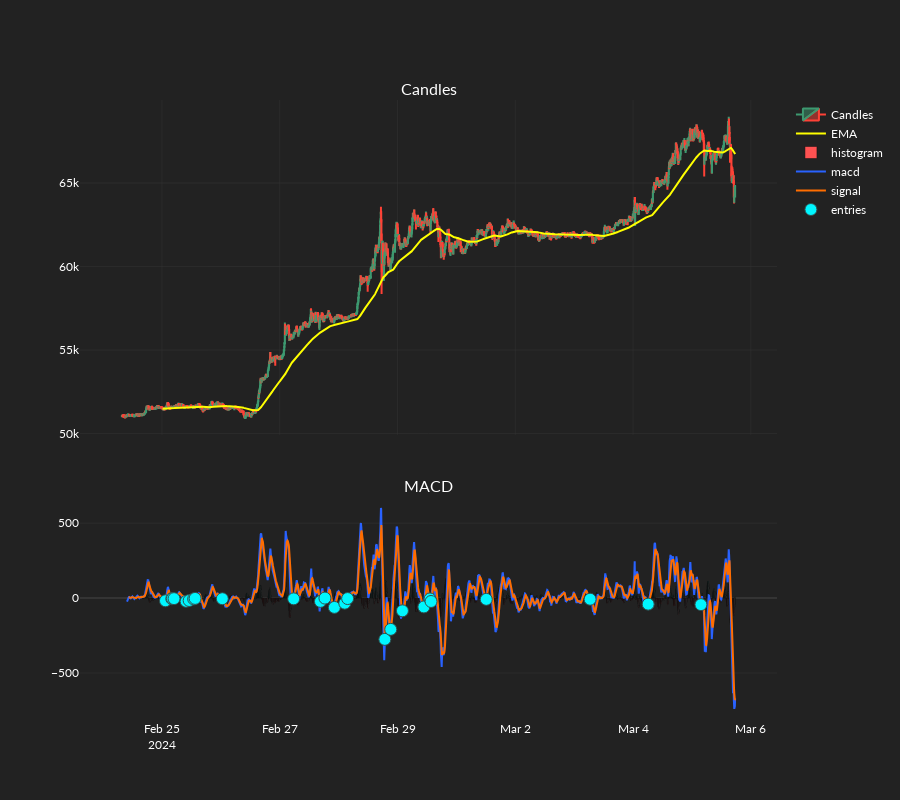

Source (notebook cell):
### Code cell
fig = go.Figure()
fig = make_subplots(
    cols=1,
    rows=2,
    shared_xaxes=True,
    subplot_titles=["Candles", "MACD"],
    row_heights=[0.6, 0.4],
    vertical_spacing=0.1,
)
#Candlestick chart for pricing
fig.append_trace(
    go.Candlestick(
        x=datetimes,
        open=candles[:, CandleBodyType.Open],
        high=candles[:, CandleBodyType.High],
        low=candles[:, CandleBodyType.Low],
        close=candles[:, CandleBodyType.Close],
        name="Candles",
    ),
    col=1,
    row=1,
)
fig.append_trace(
    go.Scatter(
        x=datetimes,
        y=ema,
        name="EMA",
        line_color="yellow",
    ),
    col=1,
    row=1,
)
ind_shift = np.roll(histogram, 1)
ind_shift[0] = np.nan
colors = np.where(
    histogram >= 0,
    np.where(ind_shift < histogram, "#26A69A", "#B2DFD8"),
    np.where(ind_shift < histogram, "#FFCDD2", "#FF5252"),
)
fig.append_trace(
    go.Bar(
        x=datetimes,
        y=histogram,
        name="histogram",
        marker_color=colors,
    ),
    row=2,
    col=1,
)
fig.append_trace(
    go.Scatter(
        x=datetimes,
        y=macd,
        name="macd",
        line_color="#2962FF",
    ),
    row=2,
    col=1,
)
fig.append_trace(
    go.Scatter(
        x=datetimes,
        y=signal,
        name="signal",
        line_color="#FF6D00",
    ),
    row=2,
    col=1,
)
fig.append_trace(
    go.Scatter(
        x=datetimes,
        y=entry_signals,
        mode="markers",
        name="entries",
        marker=dict(
            size=12,
            symbol="circle",
            color="#00F6FF",
            line=dict(
                width=1,
                color="DarkSlateGrey",
            ),
        ),
    ),
    row=2,
    col=1,
)
#Update options and show plot
fig.update_layout(height=800, xaxis_rangeslider_visible=False)
fig.show()

### Figure 1 — Plotly figure (JSON) as saved in the notebook; plotly's stock layout.template omitted (floating-point values rounded to 4 significant figures; data arrays with more than 128 entries replaced by an {"elided": "..."} marker saying what was removed)
{"data": [{"close": {"elided": "3000 float values"}, "high": {"elided": "3000 float values"}, "low": {"elided": "3000 float values"}, "name": "Candles", "open": {"elided": "3000 float values"}, "type": "candlestick", "x": {"elided": "3000 str values"}, "xaxis": "x", "yaxis": "y"}, {"line": {"color": "yellow"}, "name": "EMA", "type": "scatter", "x": {"elided": "3000 str values"}, "xaxis": "x", "y": {"elided": "3000 float values"}, "yaxis": "y"}, {"marker": {"color": {"elided": "3000 str values"}}, "name": "histogram", "type": "bar", "x": {"elided": "3000 str values"}, "xaxis": "x2", "y": {"elided": "3000 float values"}, "yaxis": "y2"}, {"line": {"color": "#2962FF"}, "name": "macd", "type": "scatter", "x": {"elided": "3000 str values"}, "xaxis": "x2", "y": {"elided": "3000 float values"}, "yaxis": "y2"}, {"line": {"color": "#FF6D00"}, "name": "signal", "type": "scatter", "x": {"elided": "3000 str values"}, "xaxis": "x2", "y": {"elided": "3000 float values"}, "yaxis": "y2"}, {"marker": {"color": "#00F6FF", "line": {"color": "DarkSlateGrey", "width": 1}, "size": 12, "symbol": "circle"}, "mode": "markers", "name": "entries", "type": "scatter", "x": {"elided": "3000 str values"}, "xaxis": "x2", "y": {"elided": "3000 float values"}, "yaxis": "y2"}], "layout": {"annotations": [{"font": {"size": 16}, "showarrow": false, "text": "Candles", "x": 0.5, "xanchor": "center", "xref": "paper", "y": 1, "yanchor": "bottom", "yref": "paper"}, {"font": {"size": 16}, "showarrow": false, "text": "MACD", "x": 0.5, "xanchor": "center", "xref": "paper", "y": 0.36, "yanchor": "bottom", "yref": "paper"}], "height": 800, "xaxis": {"anchor": "y", "domain": [0, 1], "matches": "x2", "rangeslider": {"visible": false}, "showticklabels": false}, "xaxis2": {"anchor": "y2", "domain": [0, 1]}, "yaxis": {"anchor": "x", "domain": [0.46, 1]}, "yaxis2": {"anchor": "x2", "domain": [0, 0.36]}}}
